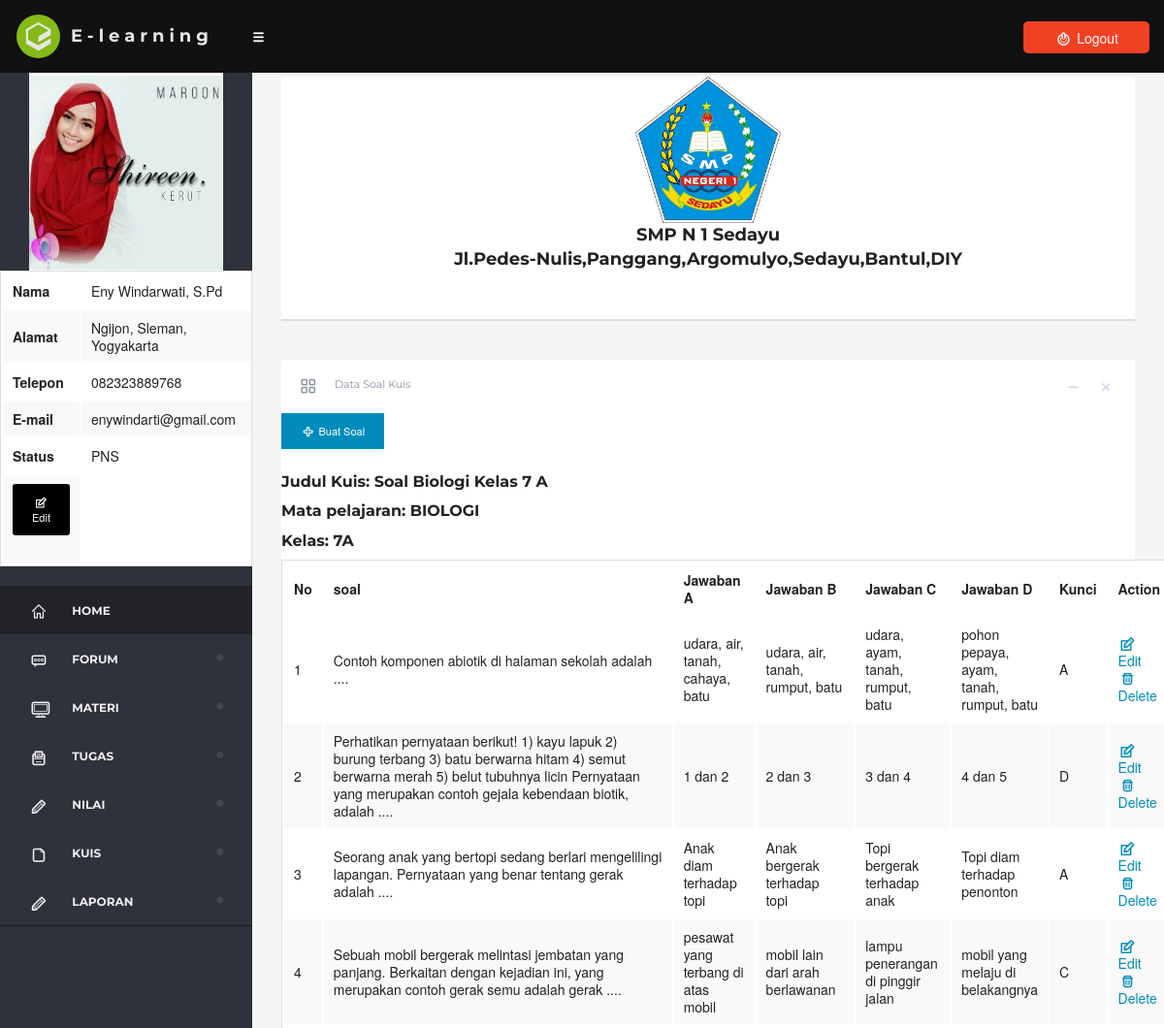
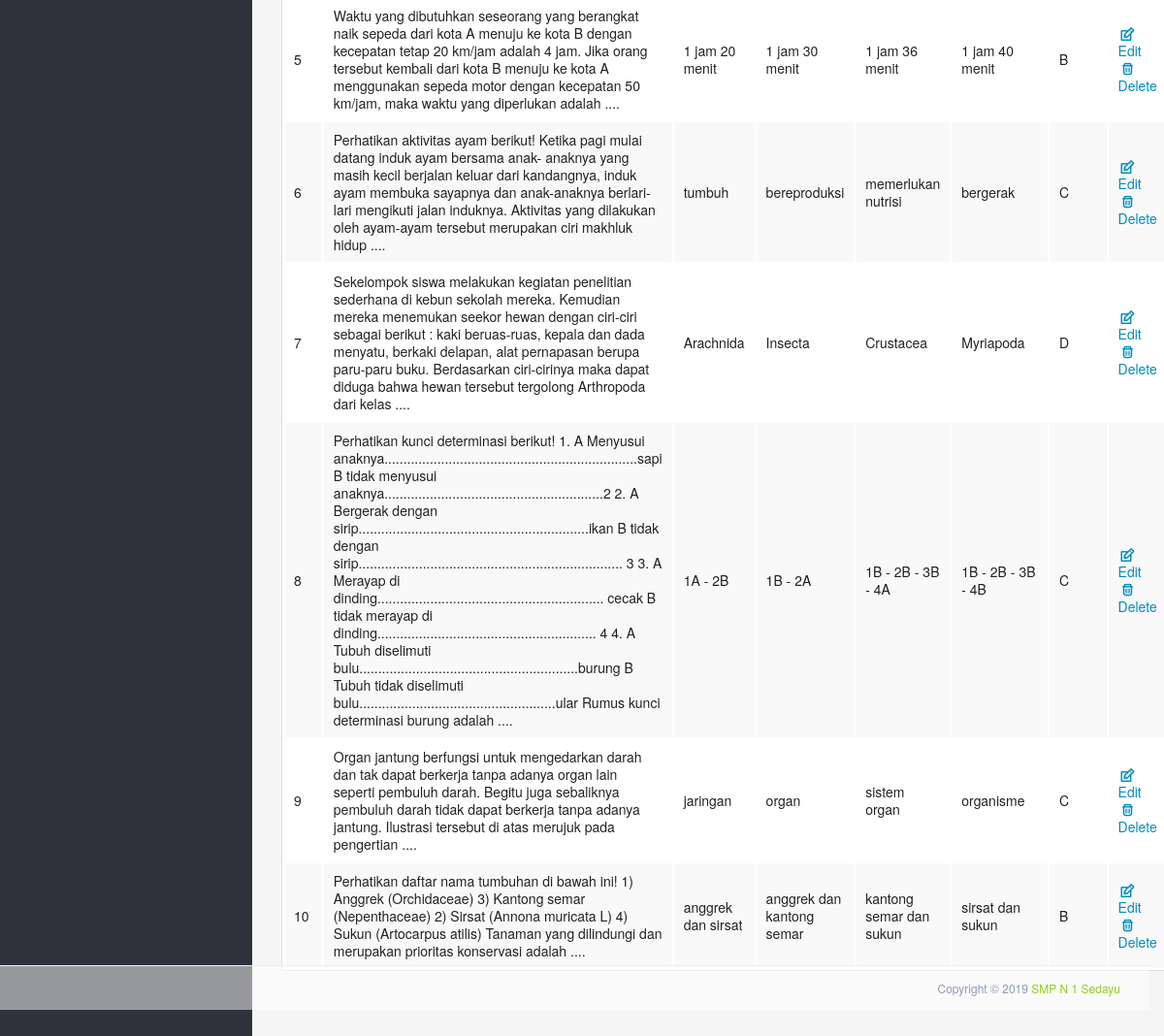
Page /dashboard/?soal=tampil_soal&idpel=43&idkel=1&idtopik=17 (signed in) on the committed database (2 pictures, top to bottom).
### tables this page shows
CREATE TABLE `users` (
  `users_id` int(11) NOT NULL AUTO_INCREMENT,
  `users_noinduk` int(20) DEFAULT NULL,
  `users_nama` varchar(25) DEFAULT NULL,
  `users_username` varchar(25) DEFAULT NULL,
  `users_password` varchar(25) DEFAULT NULL,
  `users_level` varchar(5) DEFAULT NULL,
  `users_telp` varchar(13) DEFAULT NULL,
  `users_alamat` text,
  `users_email` varchar(30) DEFAULT NULL,
  `users_status` varchar(6) DEFAULT NULL,
  `users_foto` varchar(100) NOT NULL,
  `kelas_id` int(11) DEFAULT NULL,
  PRIMARY KEY (`users_id`),
  KEY `kelas_id` (`kelas_id`)
);

CREATE TABLE `kuis` (
  `id_kuis` int(10) NOT NULL AUTO_INCREMENT,
  `pelajaran_id` int(10) DEFAULT NULL,
  `soal_kuis` text,
  `pil_a` text,
  `pil_b` text,
  `pil_c` text,
  `pil_d` text,
  `kunci` varchar(10) DEFAULT NULL,
  `users_id` int(10) DEFAULT NULL,
  `kelas_id` int(10) DEFAULT NULL,
  `id_topik` int(5) NOT NULL,
  PRIMARY KEY (`id_kuis`)
);

CREATE TABLE `topik_kuis` (
  `id_topik` int(9) NOT NULL AUTO_INCREMENT,
  `judul` varchar(100) NOT NULL,
  `kelas_id` int(5) NOT NULL,
  `pelajaran_id` int(5) NOT NULL,
  `tanggal_buat` date NOT NULL,
  `tanggal_selesai` date NOT NULL,
  `jam` int(11) NOT NULL,
  `menit` int(11) NOT NULL,
  `detik` int(11) NOT NULL,
  `username` varchar(50) NOT NULL,
  `info` text NOT NULL,
  PRIMARY KEY (`id_topik`)
);

CREATE TABLE `pelajaran` (
  `pelajaran_id` int(5) NOT NULL AUTO_INCREMENT,
  `pelajaran_nama` varchar(100) DEFAULT NULL,
  `users_id` int(9) NOT NULL,
  `kelas_id` int(9) NOT NULL,
  PRIMARY KEY (`pelajaran_id`)
);

CREATE TABLE `kelas` (
  `kelas_id` int(11) NOT NULL AUTO_INCREMENT,
  `kelas_nama` varchar(5) NOT NULL,
  PRIMARY KEY (`kelas_id`)
);

### dashboard/view/tampil_soal.php (the view, shortened to what the rows shown need)
<div class="large-12 columns">
    <div class="box">
       <span>
       <div>
            <a href="?soal=tambah_soal&idpel=<?php echo $_GET['idpel']; ?>&idkel=<?php echo $_GET['idkel']; ?>&idtopik=<?php echo $_GET['idtopik']; ?>" class="tiny button"><span class="fontello-plus-outline"></span> Buat Soal</a>
        </div>
        <?php
            $ip =$_GET['idpel'];
                        $sl =   mysql_query("SELECT *, pelajaran.pelajaran_nama, kelas.kelas_nama, topik_kuis.judul FROM kuis
                                                        INNER JOIN topik_kuis on topik_kuis.id_topik=kuis.id_topik
                                                        INNER JOIN pelajaran on pelajaran.pelajaran_id=kuis.pelajaran_id
                                                        INNER JOIN kelas on kelas.kelas_id=kuis.kelas_id where pelajaran.pelajaran_id='$ip'
                                                        ORDER BY pelajaran.pelajaran_nama, kelas.kelas_nama ASC limit 1");
                            while ($r=mysql_fetch_array($sl)) {
                ?>
            <h6>Judul Kuis: <?php echo $r['judul']; ?> </h6>
            <h6>Mata pelajaran: <?php echo $r['pelajaran_nama']; ?></h6>
            <h6>Kelas: <?php echo $r['kelas_nama']; ?></h6>
<?php } ?>
<thead>
<table>
                    <tr>
                        <th width="3%">No</th>
                        <th>soal</th>
                        <th>Jawaban A</th>
                        <th>Jawaban B</th>
                        <th>Jawaban C</th>
                        <th>Jawaban D</th>
                        <th>Kunci</th>
                        <th width="30%">Action</th>
                    </tr>
                </thead>
                <tbody>
            <?php
                    if (isset($_GET['soal'])) {
                        if ($_GET['soal'] == 'tampil_soal') {
                            $idpel = $_GET['idpel'];
                            $no         =   1;
                        $soal      =   mysql_query("SELECT *, pelajaran.pelajaran_nama, kelas.kelas_nama FROM kuis
                                                        INNER JOIN pelajaran on pelajaran.pelajaran_id=kuis.pelajaran_id
                                                        INNER JOIN kelas on kelas.kelas_id=kuis.kelas_id where pelajaran.pelajaran_id= '$idpel'
                                                        ORDER BY pelajaran.pelajaran_nama, kelas.kelas_nama ASC");
                            while ($row=mysql_fetch_array($soal)) {
                ?>
                    <tr>
                        <td><?php echo $no; ?></td>
                        <td>
                            <?php
                                 echo $row['soal_kuis'];
                            ?>
                        </td>
                        <td>
                            <?php echo $row['pil_a'] ?>
                        </td>
                        <td>
                            <?php echo $row['pil_b'] ?>
                        </td>
                        <td>
                            <?php
                                echo $row['pil_c'];
                            ?>
                        </td>
                        <td>
                            <?php
                                echo $row['pil_d'];
                            ?>
                        </td>
                        <td>
                            <?php
                                echo $row['kunci'];
                            ?>
                        </td>
                        <td>
                            <a href="?kuis-edit=<?php echo $row['id_soal']; ?>" <?php if ($level == 'guru') {
                                echo 'style="display:none;"';
                            }  ?>><span class="fontello-edit"></span> Edit</a>
                            <a href="?kuis-delete=<?php echo $row['id_soal']; ?>" <?php if ($level == 'guru') {
                                echo "style='display:none;'";
                            } ?>><span class="fontello-trash"></span> Delete</a>
                        </td>
                    </tr>
                <?php
                            $no++;
                            }
                        }
                    }
                ?>
                </tbody>
        </div>
    </div>
</div>

### dashboard/layout/header.php (shortened to what the rows shown need)
<!doctype html>
<html class="no-js" lang="en">
<head>
    <link rel="stylesheet" href="assets/css/foundation.css" />
    <link rel="stylesheet" href="assets/css/dashboard.css">
    <link rel="stylesheet" href="assets/css/style.css">
    <link rel="stylesheet" href="assets/css/dripicon.css">
    <link rel="stylesheet" href="assets/css/typicons.css" />
    <link rel="stylesheet" href="assets/css/font-awesome.css" />
    <link rel="stylesheet" href="assets/css/theme.css">
    <link href="assets/js/validate/validate.css" rel="stylesheet">
    <link href="assets/js/idealform/css/jquery.idealforms.css" rel="stylesheet">
    <link rel="stylesheet" type="text/css" href="assets/js/date-dropdown/jquery.datetimepicker.css" />
    <link href="assets/js/pace/themes/orange/pace-theme-flash.css" rel="stylesheet" />
    <link rel="stylesheet" href="assets/js/slicknav/slicknav.css" />
    <link rel="stylesheet" href="assets/js/dropZone/downloads/css/dropzone.css" />
    <link href="assets/css/table.css" rel="stylesheet" type="text/css" />
</head>
<body>
    <div class="off-canvas-wrap" data-offcanvas>
            <div id="skin-select">
                <div class="skin-part">
                    <div id="tree-wrap">
		 <?php
                $v_user = $_SESSION['id'];
                            $user      =   mysql_query("SELECT * FROM users WHERE users_id = '".$v_user."' ");
                            $row=mysql_fetch_array($user);
                ?>
                        <div class="side-bar">
                            <ul id="menu-showhide" class="topnav slicknav">
							 <?php
                                echo  "<center><img src='img/$row[users_foto]' width='200' height='100'></center>";
                            ?>
							  <table  class="" style="width:100%">
                    <tr>
                        <th width="30%">Nama</th>
                        <td>
                            <?php
                                echo $row['users_nama'];
                            ?>
                        </td>
                    </tr>
                    <tr>
                       <th>Alamat</th>
                    <td>
                            <?php
                                echo $row['users_alamat'];
                            ?>
                        </td>
                     </tr>
                     <tr>
                    <th>Telepon</th>
                    <td>
                            <?php
                                echo $row['users_telp'];
                            ?>
                        </td>
                    </tr>
                <tr>
                    <th>E-mail</th>
                    <td>
                            <?php
                                echo $row['users_email'];
                            ?>
                        </td>
                      </tr>
                      <TR>
                      <th>Status</th>
                        <td>
                            <?php
                                echo $row['users_status'];
                            ?>
                        </td>
                    <tr>
                       <td>
                       </td>
                    </tr>
                </div>
                        </div>
                    </div>
                </div>
            </div>

### rows in the picture
users: users_foto (picture), users_nama "Eny Windarwati, S.Pd", users_alamat "Ngijon, Sleman, Yogyakarta", users_telp "082323889768", users_email "enywindarti@gmail.com", users_status "PNS"
kuis: id_topik.judul "Soal Biologi Kelas 7 A", pelajaran.pelajaran_nama "BIOLOGI", kelas.kelas_nama "7A", soal_kuis "Contoh komponen abiotik di halaman sekolah adalah ....", pil_a "udara, air, tanah, cahaya, batu", pil_b "udara, air, tanah, rumput, batu", pil_c "udara, ayam, tanah, rumput, batu", pil_d "pohon pepaya, ayam, tanah, rumput, batu", kunci "A"
kuis: soal_kuis "Perhatikan pernyataan berikut! 1) kayu lapuk 2) burung terbang 3) batu berwarna hitam 4) semut berwarna merah 5) belut tubuhnya licin Pernyataan yang merupakan contoh gejala kebendaan biotik, adalah ....", pil_a "1 dan 2", pil_b "2 dan 3", pil_c "3 dan 4", pil_d "4 dan 5", kunci "D"
kuis: soal_kuis "Seorang anak yang bertopi sedang berlari mengelilingi lapangan. Pernyataan yang benar tentang gerak adalah ....", pil_a "Anak diam terhadap topi", pil_b "Anak bergerak terhadap topi", pil_c "Topi bergerak terhadap anak", pil_d "Topi diam terhadap penonton", kunci "A"
kuis: soal_kuis "Sebuah mobil bergerak melintasi jembatan yang panjang. Berkaitan dengan kejadian ini, yang merupakan contoh gerak semu adalah gerak ....", pil_a "pesawat yang terbang di atas mobil", pil_b "mobil lain dari arah berlawanan", pil_c "lampu penerangan di pinggir jalan", pil_d "mobil yang melaju di belakangnya", kunci "C"
kuis: soal_kuis "Waktu yang dibutuhkan seseorang yang berangkat naik sepeda dari kota A menuju ke kota B dengan kecepatan tetap 20 km/jam adalah 4 jam. Jika orang tersebut kembali dari kota B menuju ke kota A menggunakan sepeda motor dengan kecepatan 50 km/jam, maka waktu yang diperlukan adalah ....", pil_a "1 jam 20 menit", pil_b "1 jam 30 menit", pil_c "1 jam 36 menit", pil_d "1 jam 40 menit", kunci "B"
kuis: soal_kuis "Perhatikan aktivitas ayam berikut! Ketika pagi mulai datang induk ayam bersama anak- anaknya yang masih kecil berjalan keluar dari kandangnya, induk ayam membuka sayapnya dan anak-anaknya berlari-lari mengikuti jalan induknya. Aktivitas yang dilakukan oleh ayam-ayam tersebut merupakan ciri makhluk hidup ....", pil_a "tumbuh", pil_b "bereproduksi", pil_c "memerlukan nutrisi", pil_d "bergerak", kunci "C"
kuis: soal_kuis "Sekelompok siswa melakukan kegiatan penelitian sederhana di kebun sekolah mereka. Kemudian mereka menemukan seekor hewan dengan ciri-ciri sebagai berikut : kaki beruas-ruas, kepala dan dada menyatu, berkaki delapan, alat pernapasan berupa paru-paru buku. Berdasarkan ciri-cirinya maka dapat diduga bahwa hewan tersebut tergolong Arthropoda dari kelas ....", pil_a "Arachnida", pil_b "Insecta", pil_c "Crustacea", pil_d "Myriapoda", kunci "D"
kuis: soal_kuis "Perhatikan kunci determinasi berikut! 1. A Menyusui anaknya...................................................................sapi B tidak menyusui anaknya..........................................................2 2. A Bergerak dengan sirip.............................................................ikan B tidak dengan sirip...................................................................... 3 3. A Merayap di dinding............................................................ cecak B tidak merayap di dinding.......................................................... 4 4. A Tubuh diselimuti bulu..........................................................burung B Tubuh tidak diselimuti…", pil_a "1A - 2B", pil_b "1B - 2A", pil_c "1B - 2B - 3B - 4A", pil_d "1B - 2B - 3B - 4B", kunci "C"
kuis: soal_kuis "Organ jantung berfungsi untuk mengedarkan darah dan tak dapat berkerja tanpa adanya organ lain seperti pembuluh darah. Begitu juga sebaliknya pembuluh darah tidak dapat berkerja tanpa adanya jantung. Ilustrasi tersebut di atas merujuk pada pengertian ....", pil_a "jaringan", pil_b "organ", pil_c "sistem organ", pil_d "organisme", kunci "C"
kuis: soal_kuis "Perhatikan daftar nama tumbuhan di bawah ini! 1) Anggrek (Orchidaceae) 3) Kantong semar (Nepenthaceae) 2) Sirsat (Annona muricata L) 4) Sukun (Artocarpus atilis) Tanaman yang dilindungi dan merupakan prioritas konservasi adalah ....", pil_a "anggrek dan sirsat", pil_b "anggrek dan kantong semar", pil_c "kantong semar dan sukun", pil_d "sirsat dan sukun", kunci "B"
